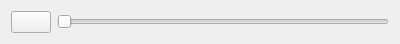
<?xml version="1.0" encoding="UTF-8"?>
<ui version="4.0">
 <class>Form</class>
 <widget class="QWidget" name="Form">
  <property name="geometry">
   <rect>
    <x>0</x>
    <y>0</y>
    <width>400</width>
    <height>41</height>
   </rect>
  </property>
  <property name="windowTitle">
   <string>Form</string>
  </property>
  <layout class="QHBoxLayout" name="horizontalLayout">
   <item>
    <widget class="QPushButton" name="play_button">
     <property name="text">
      <string/>
     </property>
     <property name="checkable">
      <bool>true</bool>
     </property>
    </widget>
   </item>
   <item>
    <widget class="QSlider" name="process_slider">
     <property name="orientation">
      <enum>Qt::Horizontal</enum>
     </property>
    </widget>
   </item>
  </layout>
 </widget>
 <resources/>
 <connections/>
</ui>
